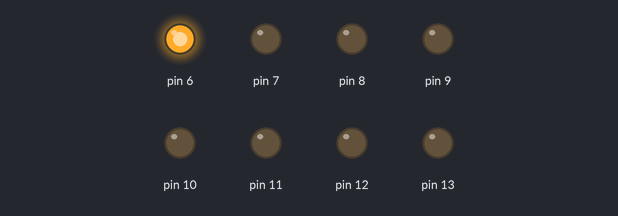
Bench run of a sketch on a simulated Arduino Uno, built with avr-gcc and run on an emulated ATmega328P. On the bench: output pins drawn as LEDs (lit = HIGH).

Above: at 0.05 s.
At 0.65 s:
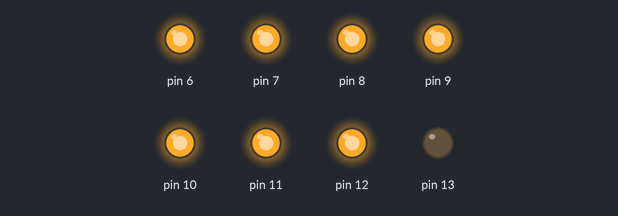
At 1.25 s:
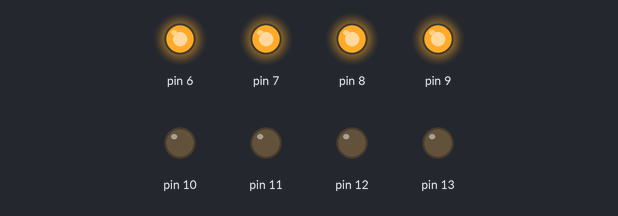
At 1.85 s:
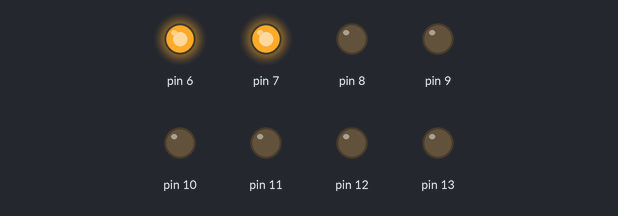
At 2.5 s:
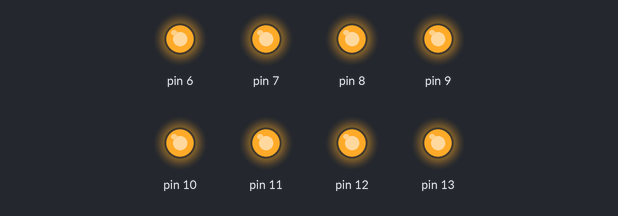
At 3.85 s:
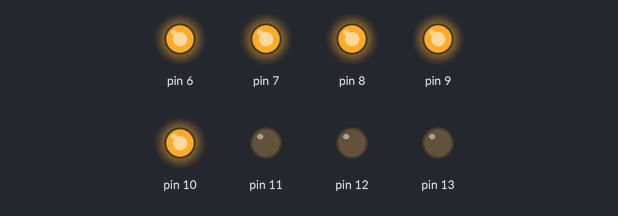
Timing chart, 0 to 4.2 s (numbered marks = the images above):
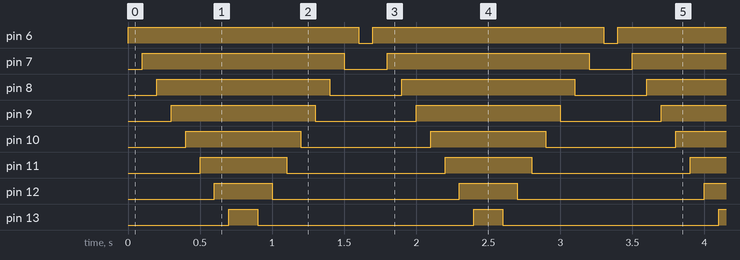

Measured:
- by itself, pin 6: alternates HIGH for 1.6 s and LOW for 0.10 s
- by itself, pin 7: alternates HIGH for 1.4 s and LOW for 0.30 s
- by itself, pin 8: alternates HIGH for 1.2 s and LOW for 0.50 s
- by itself, pin 9: alternates HIGH for 1.0 s and LOW for 0.70 s
- by itself, pin 10: alternates HIGH for 0.80 s and LOW for 0.90 s
- by itself, pin 11: alternates HIGH for 0.60 s and LOW for 1.1 s
- by itself, pin 12: alternates HIGH for 0.40 s and LOW for 1.3 s
- by itself, pin 13: alternates HIGH for 0.20 s and LOW for 1.5 s

The sketch:

ch4-challenge1.ino
```cpp
// Challenge 1: Write a program that lights up the segments
// of a common anode seven-segment display in ascending
// and descending order.

void setup() {
    pinMode(6, OUTPUT);
    pinMode(7, OUTPUT);
    pinMode(8, OUTPUT);
    pinMode(9, OUTPUT);
    pinMode(10, OUTPUT);
    pinMode(11, OUTPUT);
    pinMode(12, OUTPUT);
  	pinMode(13, OUTPUT);
}

void loop() {
    for (int i = 6; i < 14; i++) {
        digitalWrite(i, HIGH);
        delay(100);
    }
    delay(100);
    for (int i = 13; i >= 6; i--) {
        digitalWrite(i, LOW);
        delay(100);
    }
}
```
